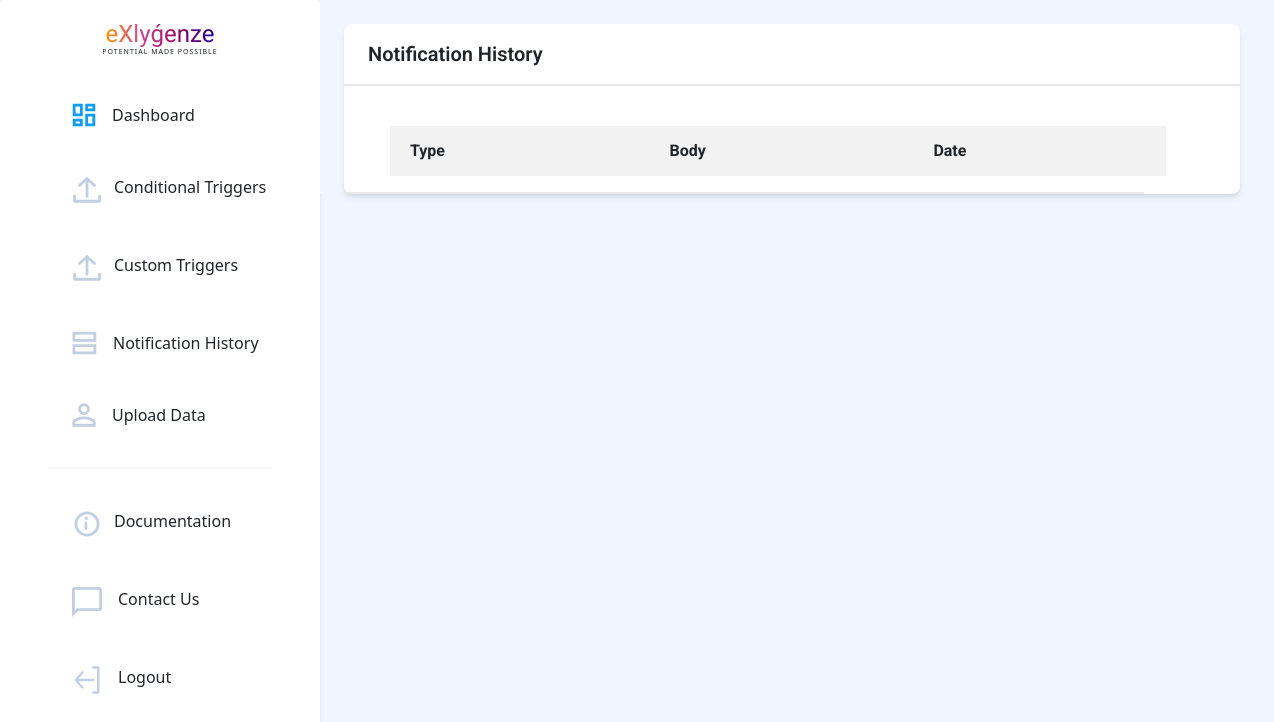
The app's page /history (signed in), older data.
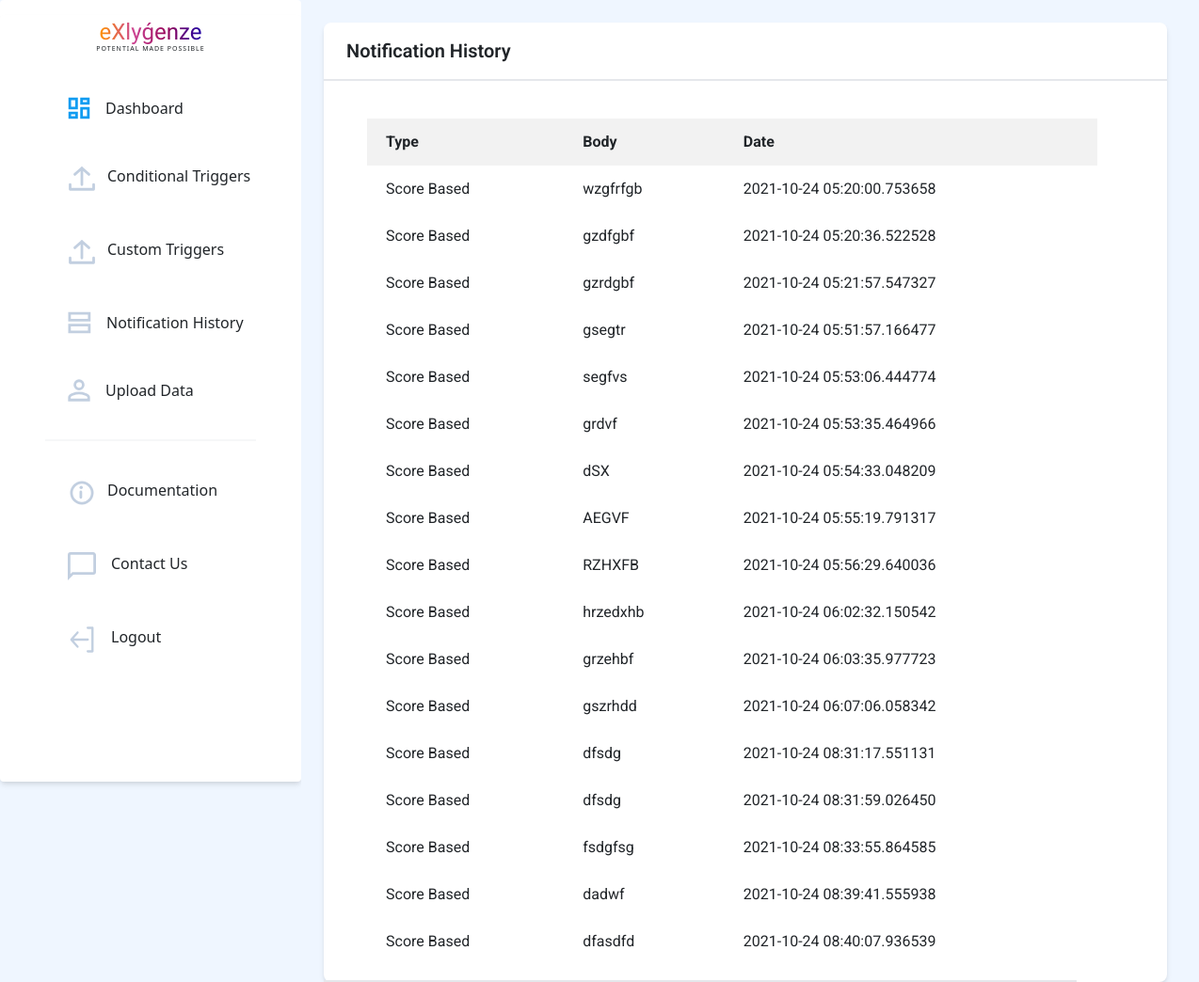
The same page, newer data.
### application/models.py (models this page shows, shortened)
class NotificationHistory(db.Model, UserMixin):
    id = db.Column(db.Integer, primary_key=True)
    type = db.Column(db.String(20),nullable=False)
    start_date = db.Column(db.DateTime)
    end_date = db.Column(db.DateTime)
    period = db.Column(db.Integer)
    message_body = db.Column(db.String(500),nullable=False)
    email = db.Column(db.Boolean,default=False,nullable=False)
    whatsapp = db.Column(db.Boolean,default=False,nullable=False)
    sms = db.Column(db.Boolean,default=False,nullable=False)
    date_time = db.Column(db.DateTime,nullable = False, default = datetime.utcnow)
    user_id = db.Column(db.Integer,db.ForeignKey('user.id'),nullable=False)

### application/routes.py (the view)
@app.route('/history')
def notification_history():
    notif = current_user.history
    return render_template('history.html',notif = notif)

### application/models.py (called while the page is built)
@login_manager.user_loader
def load_user(user_id):
    return User.query.get(int(user_id))

### application/templates/history.html (shortened to what this page needs)
{% extends 'basic.html'%}
{% block body %}
<body>
    <div class="bg-blue-50 flex">
        {% include "navbar.html" %}
        <div class="flex">
            <div>
                <div class="subideabody" style="font-family: 'Roboto';">
                    <div class=" bg-blue-50 flex  ">
                        <div class="mx-4 flex-grow">
                            <br>
                            <div class=" flex flex-wrap ">
                                <div class=" bg-white max-w-4xl rounded-lg w-screen shadow-md">
                                    <div>
                                        <div class="py-3 pl-6 font-medium text-xl border-b-2 font-semibold">Notification History </div>
                                        <br>
                                        <div class="py-3 pl-6 border-b-2" style = "width:800px">
                                        <table id = "history">
                                            <tr>
                                                <th>Type</th>
                                                <th>Body</th>
                                                <th>Date</th>
                                            </tr>
                                            {% for notif in notif %}
                                                <tr>
                                                    <td><a href = "{{ url_for('notification_history_id',notif_id=notif.id) }}">{{notif.type}}</a></td>
                                                    <td>{{notif.message_body}}</td>
                                                    <td>{{notif.date_time}}</td>
                                                </tr>
                                            {% endfor %}
                                        </table>
                                    </div>
                                    </div>
                                </div>
                            </div>
                        </div>
                    </div>
                </div>
            </div>
        </div>
    </div>
</body>
{%endblock%}

### application/templates/basic.html (shortened to what this page needs)
<!DOCTYPE html>
<html>
<head>
    <link rel = "stylesheet" href = "{{url_for('static',filename='style.css')}}">
    <link rel="stylesheet" href="https://unpkg.com/aos@next/dist/aos.css" />
    <link rel="stylesheet" href="https://use.fontawesome.com/releases/v5.7.2/css/all.css"
>
        <link href="https://cdn.jsdelivr.net/npm/bootstrap@5.0.2/dist/css/bootstrap.min.css" rel="stylesheet">
    <link rel="stylesheet" href="https://cdn.jsdelivr.net/npm/bootstrap-icons@1.3.0/font/bootstrap-icons.css" />
    <link href="https://unpkg.com/tailwindcss@^2/dist/tailwind.min.css" rel="stylesheet">
</head>
<body>
    {% block body %} {% endblock %}
</body>
</html>

### application/templates/navbar.html (shortened to what this page needs)
<head>
</head>
<nav class="hidden sm:block bg-white h-screen w-80 border-gray-400 rounded">
    <div class=" mt-3 flex flex-col justify-center bg-white w-80 border-gray-400 rounded shadow-md px-12">
        <center><span style="font-family:'Balsamiq Sans' ;font-size: 24px;font-weight: 300;background: linear-gradient(to right,rgb(255, 145, 0), rgb(204, 68, 147),rgb(150, 6, 90),rgb(31, 1, 163));-webkit-background-clip: text;background-clip:transparent;
                -webkit-text-fill-color: transparent;"><b>eXlyǵenze</b></span><BR>
                <div style="font-size: 7px;font-weight:500px;letter-spacing: 1px;transform: translate(0,-5px);">POTENTIAL MADE POSSIBLE</div></center>
        <div class="elements pt-2 mt-2 mb-28 flex flex-col justify-center">
            <a href="{{ url_for('home') }}"
                class="rounded-full flex flex-nowrap py-4 pl-6 w-60 hover:border-0 hover:bg-gray-100 hover:no-underline">
                <svg width="24" height="24" viewBox="0 0 24 24" fill="none" xmlns="http://www.w3.org/2000/svg">
                    <path
                        d="M9.35 11.85H2.15V2.15H9.35V11.85ZM9.35 21.85H2.15V17.15H9.35V21.85ZM21.85 21.85H14.65V12.15H21.85V21.85ZM14.65 6.85V2.15H21.85V6.85H14.65Z"
                        stroke="#109CF1" stroke-width="2.8" />
                </svg>
                <p class="pl-4 hover:no-underline">Dashboard</p>
            </a>
            <a href="{{ url_for('conditional_triggers') }}"
                class="rounded-full flex flex-nowrap py-4 w-60 pl-6 hover:border-0 hover:bg-gray-100 hover:no-underline">
                <p class="pl-3 no-underline">Conditional Triggers</p>
            </a>
            <a href="{{ url_for('custom') }}"
                class="rounded-full flex flex-nowrap py-4 w-60 pl-6 hover:border-0 hover:bg-gray-100 hover:no-underline">
                <p class="pl-3 no-underline">Custom Triggers</p>
            </a>
            <a href="{{ url_for('notification_history') }}"
                class="rounded-full flex flex-nowrap py-4 w-60 pl-6 hover:border-0 hover:bg-gray-100 hover:no-underline">
                <svg width="25" height="24" viewBox="0 0 25 24" fill="none" xmlns="http://www.w3.org/2000/svg">
                    <path d="M1.9 9.35V2.15H22.85V9.35H1.9ZM1.9 21.85V14.65H22.85V21.85H1.9Z" stroke="#C2CFE0"
                        stroke-width="2.8" />
                </svg>
                <p class="pl-4 no-underline">Notification History</p>
            </a>
            <a href="{{ url_for('data') }}"
                class="rounded-full flex flex-nowrap py-4 w-60 pl-6 hover:border-0 hover:bg-gray-100 mb-3 hover:no-underline"
                style="cursor:pointer;">
                <p class="pl-4 no-underline">Upload Data</p>
            </a>
            <hr class="border bg-gray-200" />
            <a href="{{ url_for('documentation') }}"
                class="rounded-full flex flex-nowrap py-4 w-60 pl-6 hover:border-0 hover:bg-gray-100 hover:no-underline mt-3">
                <p class="pl-3 no-underline">Documentation</p>
            </a>
            <a href=""
                class="rounded-full flex flex-nowrap py-4 w-60 pl-6 hover:border-0 hover:bg-gray-100 hover:no-underline">
                <p class="pl-4 no-underline">Contact Us</p>
            </a>
            <a href="{{ url_for('logout') }}"
                class="side rounded-full flex flex-nowrap py-4 pl-6 w-60 hover:border-0 hover:bg-gray-100 hover:no-underline">
                <p class="pl-4 no-underline">Logout</p>
            </a>
        </div>
    </div>
</nav>

### application/templates/history.html (style rules this page uses)
.subideabody { font-family: 'Poppins'; background-color: #f8f8f8; }
#history { margin-left: 22px; border-collapse: collapse; width: 100%; }
#history tr { height: 50px; }
#history td { padding: 0 20px 0 20px; }
#history th { background-color: #f2f2f2; padding: 0 20px 0 20px; }

Row changes from the older to the newer data that the page shows:
added NotificationHistory: type "Score Based", message_body "wzgfrfgb", date_time "2021-10-24 05:20:00.753658"
added NotificationHistory: type "Score Based", message_body "gzdfgbf", date_time "2021-10-24 05:20:36.522528"
added NotificationHistory: type "Score Based", message_body "gzrdgbf", date_time "2021-10-24 05:21:57.547327"
added NotificationHistory: type "Score Based", message_body "gsegtr", date_time "2021-10-24 05:51:57.166477"
added NotificationHistory: type "Score Based", message_body "segfvs", date_time "2021-10-24 05:53:06.444774"
added NotificationHistory: type "Score Based", message_body "grdvf", date_time "2021-10-24 05:53:35.464966"
added NotificationHistory: type "Score Based", message_body "dSX", date_time "2021-10-24 05:54:33.048209"
added NotificationHistory: type "Score Based", message_body "AEGVF", date_time "2021-10-24 05:55:19.791317"
added NotificationHistory: type "Score Based", message_body "RZHXFB", date_time "2021-10-24 05:56:29.640036"
added NotificationHistory: type "Score Based", message_body "hrzedxhb", date_time "2021-10-24 06:02:32.150542"
added NotificationHistory: type "Score Based", message_body "grzehbf", date_time "2021-10-24 06:03:35.977723"
added NotificationHistory: type "Score Based", message_body "gszrhdd", date_time "2021-10-24 06:07:06.058342"
added NotificationHistory: type "Score Based", message_body "dfsdg", date_time "2021-10-24 08:31:17.551131"
added NotificationHistory: type "Score Based", message_body "dfsdg", date_time "2021-10-24 08:31:59.026450"
added NotificationHistory: type "Score Based", message_body "fsdgfsg", date_time "2021-10-24 08:33:55.864585"
added NotificationHistory: type "Score Based", message_body "dadwf", date_time "2021-10-24 08:39:41.555938"
added NotificationHistory: type "Score Based", message_body "dfasdfd", date_time "2021-10-24 08:40:07.936539"
